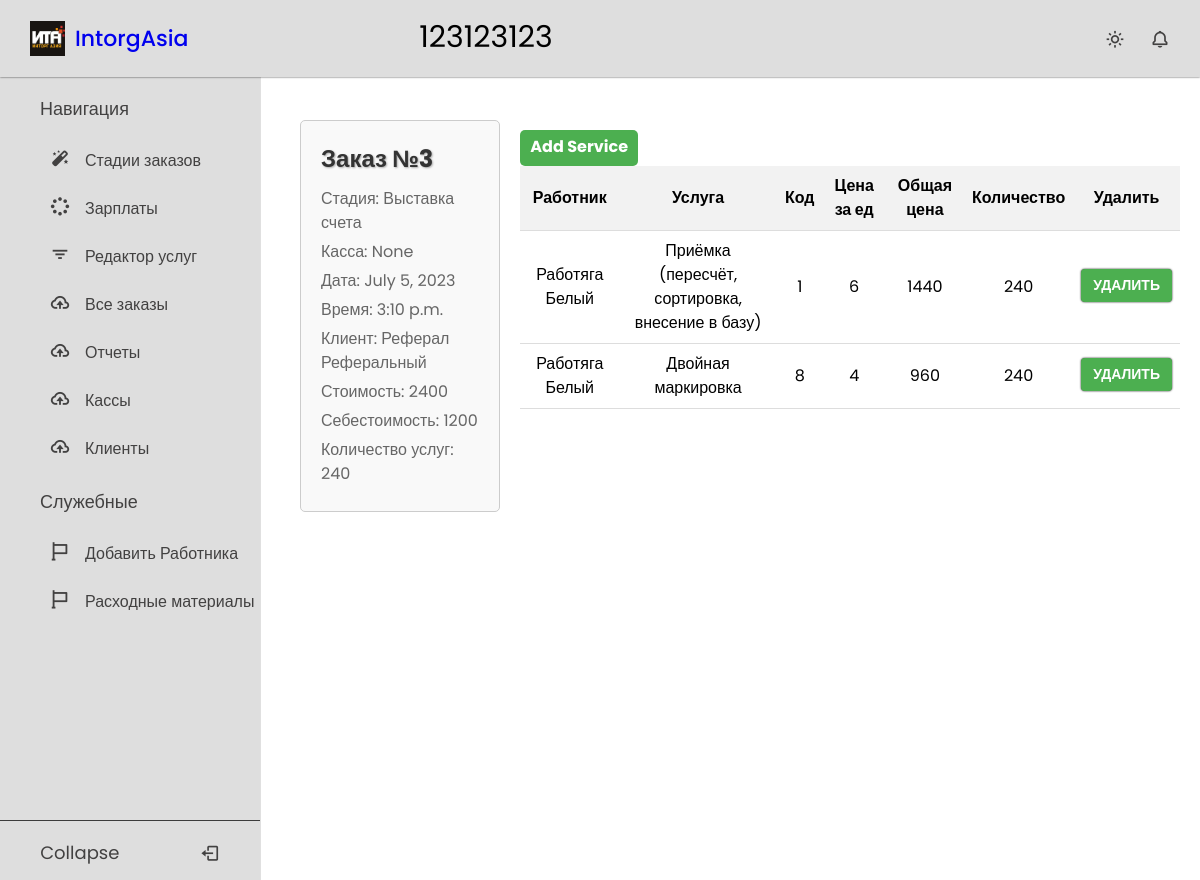
The page /order/detail/3/ on the database as committed earlier.
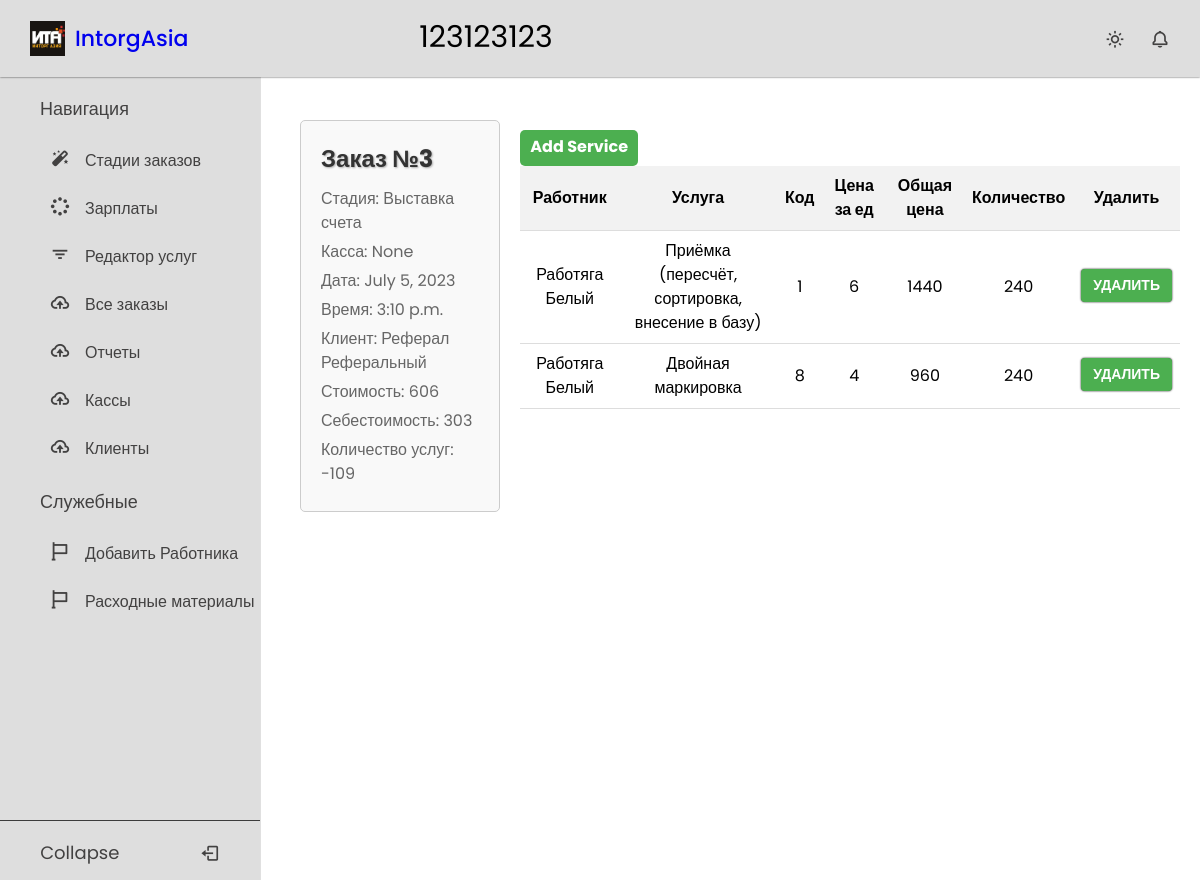
The same page on the database as committed later.
### crm_app/models.py (models this page shows, shortened)
class Order(models.Model):
    stage = models.CharField(max_length=20, choices=OrderStages.choices, default=OrderStages.DATABASE_LOADING)
    name = models.CharField(max_length=50, blank=True)
    cashbox = models.ForeignKey("Cashbox", on_delete=models.PROTECT, blank=True, null=True)
    amount = models.IntegerField(default=0)
    cost_price = models.IntegerField(default=0)
    count = models.IntegerField(default=0)
    date = models.DateField(default=timezone.now)
    day = models.IntegerField(validators=[MaxValueValidator(31), MinValueValidator(1)], default=1)
    month = models.IntegerField(validators=[MaxValueValidator(12), MinValueValidator(1)], default=1)
    year = models.IntegerField(validators=[MaxValueValidator(2070), MinValueValidator(2020)], default=2023)
    time = models.TimeField(default=timezone.now)
    client = models.ForeignKey(CustomUser, on_delete=models.PROTECT)
    defective = models.IntegerField(default=0, blank=True)
    good_quality = models.IntegerField(default=0, blank=True)

### users/models.py (models this page shows, shortened)
class User(AbstractBaseUser, PermissionsMixin):
    disabled = models.BooleanField(default=False)
    username = models.CharField(max_length=100, blank=True, null=True, unique=True, help_text='Номер телефона')
    first_name = models.CharField(max_length=254)
    last_name = models.CharField(max_length=254)
    is_staff = models.BooleanField(default=False)
    is_superuser = models.BooleanField(default=False)
    is_active = models.BooleanField(default=True)
    last_login = models.DateTimeField(null=True, blank=True)
    date_joined = models.DateTimeField(null=True, auto_now=True)
    joined_date = models.DateTimeField(default=timezone.now)
    user_type = models.CharField(max_length=20, choices=UserType.choices, default=UserType.CLIENT)
    discount = models.ForeignKey(DiscountType, on_delete=models.PROTECT, blank=True, null=True)
    money = models.IntegerField(default=0)
    services_count = models.IntegerField(default=0)
    referral = models.ForeignKey('self', on_delete=models.SET_NULL, blank=True, null=True)
    class Meta:
        ordering = ('disabled',)
    USERNAME_FIELD = 'username'
    REQUIRED_FIELDS = []
    objects = UserManager()
    def __str__(self):
        return f'{self.first_name} {self.last_name}'

### crm_app/views.py (the view)
# urls.py: path('order/detail/<int:pk>/', OrderDetailView.as_view(), name='order_detail'),
class OrderDetailView(DetailView):
    model = Order
    template_name = 'crmapp/order_detail.html'
    def get_context_data(self, **kwargs):
        context = super().get_context_data(**kwargs)
        context['services'] = OrderService.objects.filter(order=self.object.id)
        return context

### crm_app/models.py (called while the page is built)
    def __str__(self):
        return f'{self.name}'

### templates/crmapp/order_detail.html (shortened to what this page needs)
{% extends 'base.html' %}
{% load static %}
{% block css %}
        <link rel="stylesheet" href="{% static 'css/order_detail.css' %}">
{% endblock %}
{% block content %}
    <div class="flex">
<div class="order-detail">
  <h1>Заказ №{{ order.id }}</h1>
  <p><span>Стадия:</span> {{ order.get_stage_display }}</p>
  <p><span>Касса:</span> {{ order.cashbox }}</p>
  <p><span>Дата:</span> {{ order.date }}</p>
  <p><span>Время:</span> {{ order.time }}</p>
  <p><span>Клиент:</span> {{ order.client }}</p>
  <p><span>Стоимость:</span> {{ order.amount }}</p>
  <p><span>Себестоимость:</span> {{ order.cost_price }}</p>
  <p><span>Количество услуг:</span> {{ order.count }}</p>
</div>
<div class="order-services">
  <a href="{% url 'add_service'  order.id%}" class="add-service-link">Add Service</a>
<table>
  <thead>
    <tr>
        <th>Работник</th>
      <th>Услуга</th>
      <th>Код</th>
      <th>Цена за ед</th>
      <th>Общая цена</th>
      <th>Количество</th>
      <th>Удалить</th>
    </tr>
  </thead>
  <tbody>
          {% for order_service in services %}
      <tr>
          <form method="post" action="{% url 'delete_service' order_service.id %}">
            <td>{{ order_service.employer }}</td>
            <td>{{ order_service.service }}</td>
            <td>{{ order_service.service.id }}</td>
            <td>{{ order_service.service.price }}</td>
            <td>{{ order_service.salary }}</td>
            <td>{{ order_service.count }}</td>
          <td><input type="submit" value="Удалить"></td>
          </form>
              {% empty %}
            <td>No order services found.</td>
                    </tr>
    {% endfor %}
  </tbody>
</table>
</div>
</div>
{% endblock %}

Rows that differ between the two databases and show on the page:
changed Order "Выставка счета": amount "2400" → "606"; cost_price "1200" → "303"; count "240" → "-109"
